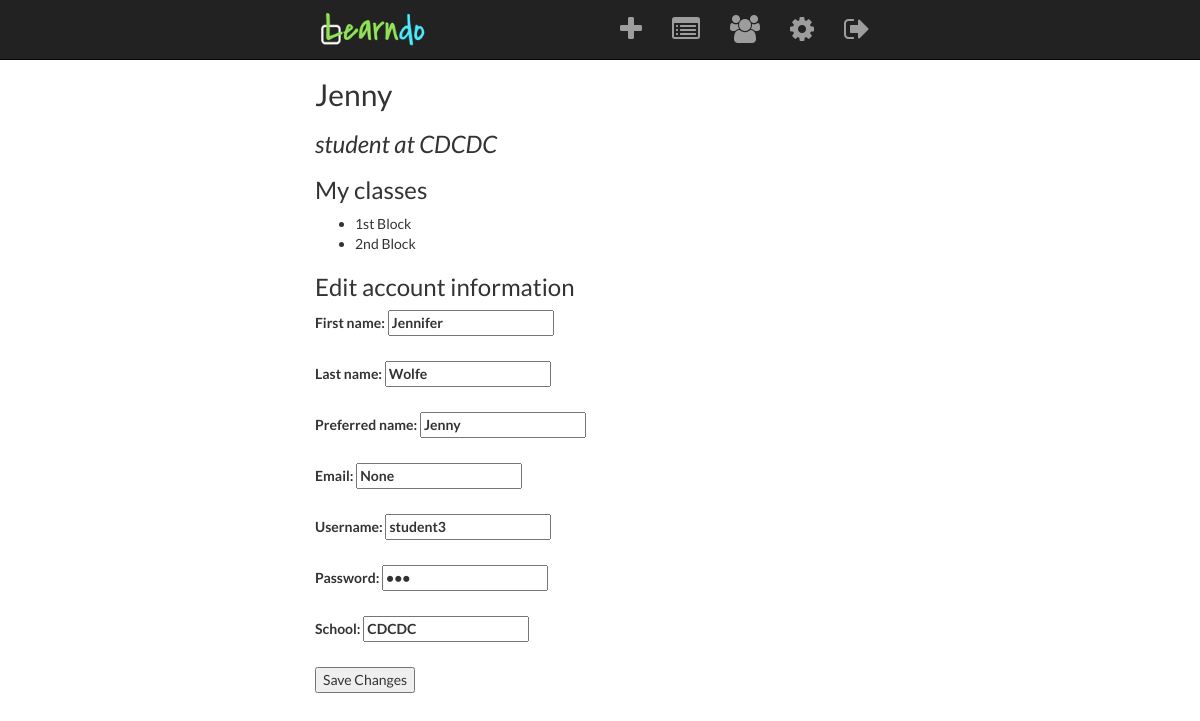
Screenshot of /profile/4 (signed in) with the database file from the repository.
### model.py (models this page shows, shortened)
class User(db.Model):
    __tablename__ = "users"
    user_id = db.Column(db.Integer, autoincrement=True, primary_key=True)
    is_teacher = db.Column(db.Boolean, nullable=False)
    username = db.Column(db.Integer, nullable=False, unique=True)
    password = db.Column(db.String(16), nullable=False)
    email = db.Column(db.String(64), nullable=True)
    first_name = db.Column(db.String(32), nullable=False)
    last_name = db.Column(db.String(32), nullable=True)
    display_name = db.Column(db.String(32), nullable=True)
    school = db.Column(db.String(64), nullable=True)
    classes = db.relationship("Class",
                             secondary='usersclasses',
                             backref="users")
    tasks = db.relationship('Task', backref='user')
    assignments = db.relationship('Assignment', backref='user')

class Class(db.Model):
    __tablename__ = "classes"
    class_id = db.Column(db.Integer, autoincrement=True, primary_key=True)
    class_name = db.Column(db.String(64), nullable=False)

### server.py (the view)
@app.route('/profile/<int:user_id>')
def load_profile(user_id):
    user = User.query.get(user_id)
    if user.is_teacher:
        acct_type = 'teacher'
    else:
        acct_type = 'student'
    my_classes = []
    for each_class in user.classes:
        my_classes.append(each_class.class_name)
    if access_profile(user_id) == True:
        return render_template("profile.html", user=user, my_classes=my_classes, acct_type=acct_type)
    else:
        flash("You do not have access to that page.")
        return redirect("/")

### helper.py (called while the page is built)
def list_teachers(student_id):
    student = User.query.get(student_id)
    teachers = []
    if student.is_teacher == 0:
        for each_class in student.classes:
            for user in each_class.users:
                if user.is_teacher == 1:
                    teachers.append(user.user_id)
    return teachers

def access_profile(user_id):
    user = User.query.get(user_id)
    teachers = list_teachers(user_id)
    if session['user_id'] == user_id:
        return True
    else:
        for teacher_id in teachers:
            if session['user_id'] == teacher_id:
                return True
            else:
                return False

### templates/profile.html (shortened to what this page needs)
{% extends 'base.html' %}
{% block content %}
<h2>{{ user.display_name }}</h2>
<h3><i>{{ acct_type }} at {{ user.school }}</i></h3>
<h3>My classes</h3>
    <ul>
    {% for class in my_classes %}
        <li>{{ class }}</li>
    {% endfor %}
    </ul>
<h3>Edit account information</h3>
<form action="/edit_profile" method="POST">
    <div>
        <label>
            First name:
            <input type="text" name="first" value="{{ user.first_name }}" required>
        </label><br><br>
    </div>
    <div>
        <label>
            Last name:
            <input type="text" name="last" value="{{ user.last_name }}" required>
        </label><br><br>
    </div>
    <div>
        <label>
            Preferred name:
            <input type="text" name="preferred" value="{{ user.display_name }}" >
        </label><br><br>
    </div>
    <div>
        <label>
            Email:
            <input type="text" name="email" value="{{ user.email }}">
        </label><br><br>
    </div>
    <div>
        <label>
            Username:
            <input type="text" name="username" value="{{ user.username}}" required>
        </label><br><br>
    </div>
    <div>
        <label>
            Password:
            <input type="password" name="password" value="{{ user.password }}" required>
        </label><br><br>
    </div>
    <div>
        <label>
            School:
            <input type="text" name="school" value="{{ user.school }}" required>
        </label><br><br>
    </div>
    <div>
        <input type="submit" value="Save Changes">
    </div>
</form>
{% endblock %}

### templates/base.html (style rules this page uses)
body { font-family: "Lato", "Verdana", sans-serif; margin-top: 58px; }

### rows the page displays
User: display_name "Jenny", school "CDCDC", first "Jennifer", last "Wolfe", preferred "Jenny", email "None", username "student3"
Class: class_name "1st Block"
Class: class_name "2nd Block"

### other values shown
{{ acct_type }} "student"
